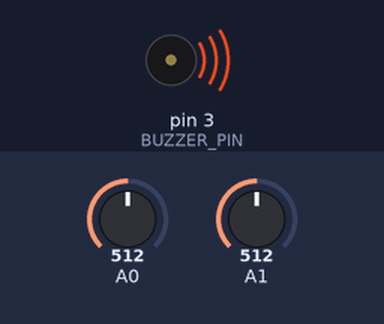
A sketch run on a simulated Arduino Uno, built with avr-gcc and run on an emulated ATmega328P. Shown: buzzer (waves = sounding). Inputs (shaded band) come from the test bench; at power-on: A0 = 512, A1 = 512. What the sketch prints to the serial monitor is not drawn.

Above: at 0.1 s.
Timing chart, 0 to 1.6 s (numbered marks = the images above):
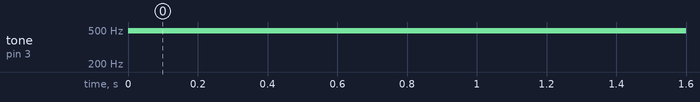

Measured:
- by itself, tone on pin 3 (BUZZER_PIN): silent → 490 Hz at 0.00 s

The sketch:

code.ino
```cpp
#define BUZZER_PIN 3
#define SMOKE_THRESHOLD 300
#define FLAME_THRESHOLD 400 // flame detected when value goes BELOW this
void setup()
{
 Serial.begin(9600);
 pinMode(BUZZER_PIN, OUTPUT);
}
void loop()
{
 int smokeValue = analogRead(A0);
 int flameValue = analogRead(A1);
 Serial.print("Smoke: ");
 Serial.print(smokeValue);
 Serial.print(" | Flame: ");
 Serial.println(flameValue);
 if (smokeValue > SMOKE_THRESHOLD || flameValue < FLAME_THRESHOLD)
 {
 analogWrite(BUZZER_PIN, 50); // Buzzer ON
 }
 else
 {
 analogWrite(BUZZER_PIN, 0); // Buzzer OFF
 }
 delay(1000);
}
```
